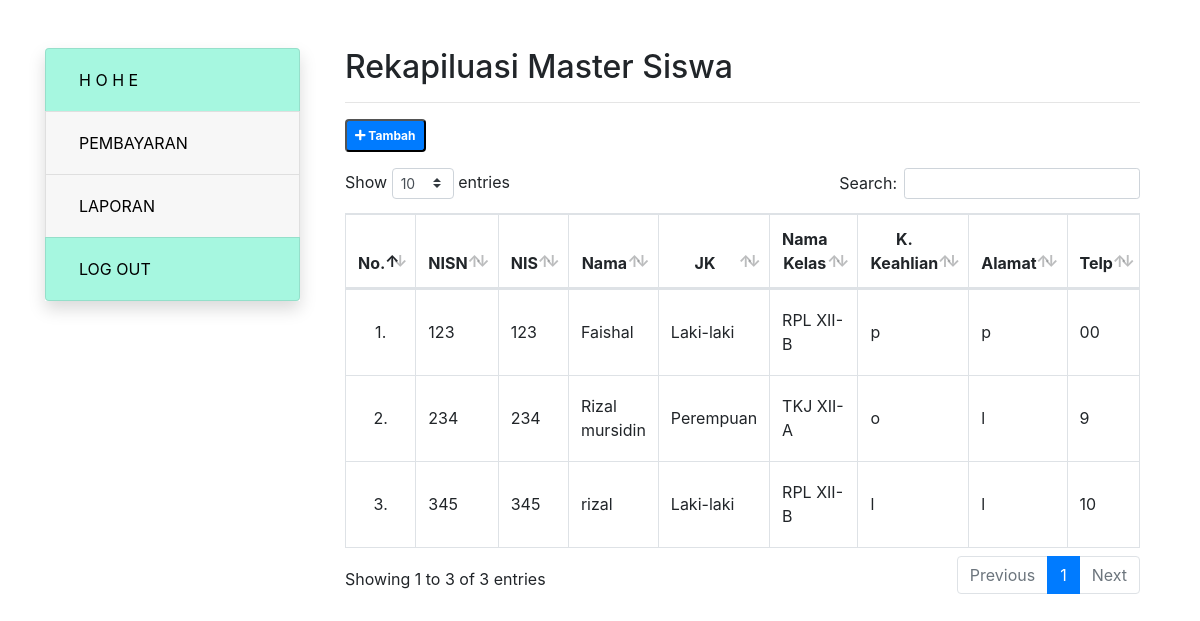
The app's page /siswa.php with its own data.
### tables this page shows
CREATE TABLE `tb_siswa` (
  `nisn` char(10) NOT NULL,
  `nis` varchar(11) NOT NULL,
  `nama` varchar(100) NOT NULL,
  `jenis_kelamin` enum('Laki-laki','Perempuan') NOT NULL,
  `id_kelas` int(11) NOT NULL,
  `kompetensi_keahlian` varchar(50) NOT NULL,
  `alamat` text NOT NULL,
  `no_telepon` varchar(13) NOT NULL,
  `total_bayar` int(11) NOT NULL
);

CREATE TABLE `tbl_kelas` (
  `id_kelas` int(11) NOT NULL,
  `nama_kelas` varchar(50) NOT NULL,
  `wali_kelas` varchar(50) NOT NULL
);

### siswa.php (the view, shortened to what this page needs)
<?php
include "header.php";
include "koneksi.php";
?>
<div class="col-9">
	<div class="container">
		<div class="row">
			<div class="col">
				<h2>Rekapiluasi Master Siswa</h2>
				<hr>
				<button type="button" class="badge badge-primary p-2 mb-3" data-toggle="modal" data-target="#staticBackdrop">
					<i class="fas fa-plus"></i> Tambah
				</button>
				<table class="table table-bordered table-hover table-responsive" id="siswa">
					<thead>
						<tr class="text-center">
							<th>No.</th>
							<th>NISN</th>
							<th>NIS</th>
							<th>Nama</th>
							<th>JK</th>
							<th>Nama Kelas</th>
							<th>K. Keahlian</th>
							<th>Alamat</th>
							<th>Telp</th>
						</tr>
					</thead>
					<tbody>
						<?php
						$no = 1;
						$sql = "CALL pSiswa()";
						$query = mysqli_query($koneksi, $sql);
						while($data = mysqli_fetch_array($query)){?>
							<tr>
								<td class="text-center align-middle" width="5%"><?= $no++;?>.</td>
								<td class="align-middle"><?= $data['nisn'];?></td>
								<td class="align-middle"><?= $data['nis'];?></td>
								<td class="align-middle"><?= $data['nama'];?></td>
								<td class="align-middle"><?= $data['jenis_kelamin'];?></td>
								<td class="align-middle"><?= $data['nama_kelas'];?></td>
								<td class="align-middle"><?= $data['kompetensi_keahlian'];?></td>
								<td class="align-middle"><?= $data['alamat'];?></td>
								<td class="align-middle"><?= $data['no_telepon'];?></td>
							</tr>
							<?php
						}?>
					</tbody>
				</table>
			</div>
		</div>
	</div>
</div>
</div>
</div>

### header.php (shortened to what this page needs)
<?php
$level = $_SESSION['level'];
?>
<!DOCTYPE html>
<html>
<head>
	<link rel="stylesheet" href="css/bootstrap-4_4_1.min.css"/>
	<link rel="stylesheet" href="css/dataTables.bootstrap4.min.css" />
</head>
<body>
	<div class="container">
		<div class="row mt-5">
			<div class="col-3">
				<div class="accordion shadow" id="accordionExample">
					<div class="card bgMenu hoverMenu">
						<div class="card-header">
							<h2 class="mb-0">
								<a href="dashboard.php" class="btn btn-link btn-block text-left">H O H E</a>
							</h2>
						</div>
					</div>
					<?php
					if($level!="siswa"){?>
						<div class="card">
							<div class="card-header hoverMenu">
								<h2 class="mb-0">
									<a href="pembayaran.php" class="btn btn-link btn-block text-left">PEMBAYARAN</a>
								</h2>
							</div>
						</div>
						<?php
					} ?>
					<div class="card">
						<div class="card-header" id="headingThree">
							<h2 class="mb-0">
								<button class="btn btn-link btn-block text-left collapsed" type="button" data-toggle="collapse" data-target="#collapseThree" aria-expanded="false" aria-controls="collapseThree">
									LAPORAN
								</button>
							</h2>
						</div>
					</div>
					<div class="card bgMenu">
						<div class="card-header">
							<h2 class="mb-0">
								<a href="logout.php" class="btn btn-link btn-block text-left">LOG OUT</a>
							</h2>
						</div>
					</div>
				</div>
			</div>

### header.php (style rules this page uses)
a, a:hover { text-decoration: none;color: black; }
.btn.btn-link.btn-block { color: black; }
.bgMenu { background: rgba(115, 255, 216, .6); }

### records on screen
tb_siswa: nisn "123", nis "123", nama "Faishal", jenis_kelamin "Laki-laki", id_kelas.nama_kelas "RPL XII-B", kompetensi_keahlian "p", alamat "p", no_telepon "00"
tb_siswa: nisn "234", nis "234", nama "Rizal mursidin", jenis_kelamin "Perempuan", id_kelas.nama_kelas "TKJ XII-A", kompetensi_keahlian "o", alamat "l", no_telepon "9"
tb_siswa: nisn "345", nis "345", nama "rizal", jenis_kelamin "Laki-laki", id_kelas.nama_kelas "RPL XII-B", kompetensi_keahlian "l", alamat "l", no_telepon "10"
